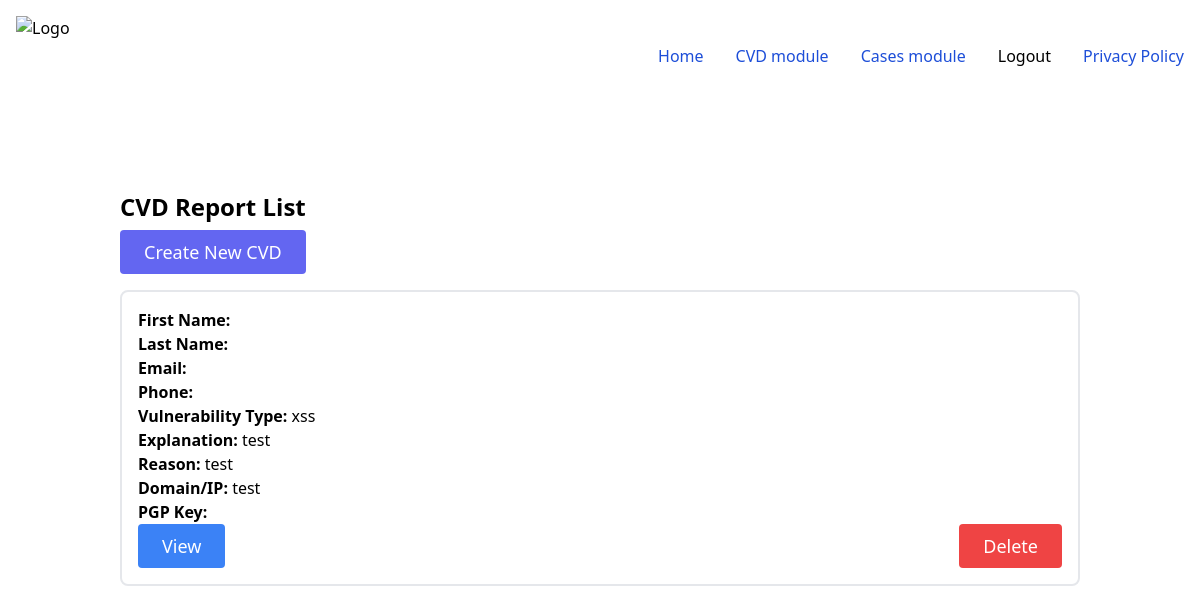
The app's page /cvd/ (signed in), older data.
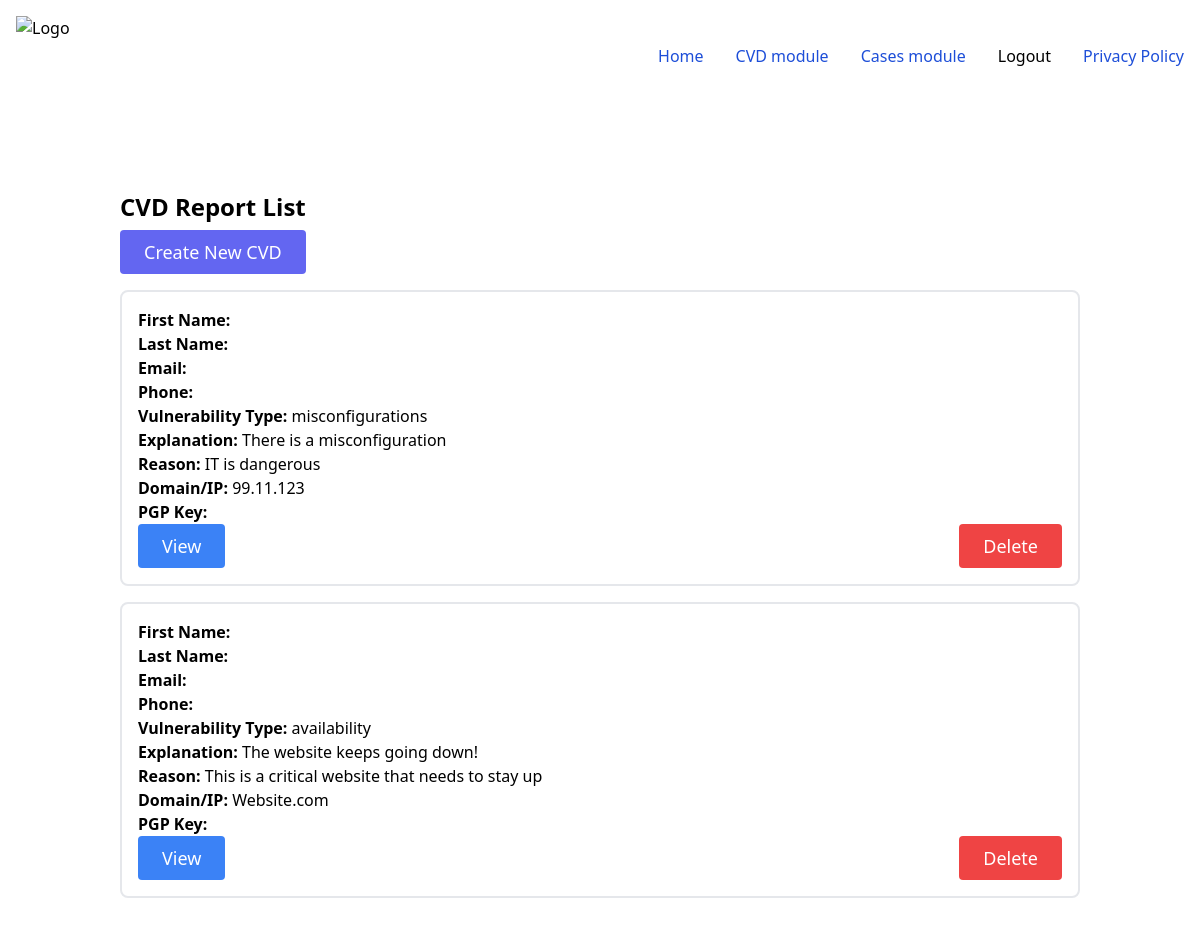
The same page, newer data.
### cvd_service/models.py (models this page shows, shortened)
class CvdReport(models.Model):
    VULNERABILITY_TYPES = (
        ('injection', 'Injection'),
        ('broken_auth', 'Broken Authentication'),
        ('data_exposure', 'Sensitive Data Exposure'),
        ('xxe', 'XML External Entities (XXE)'),
        ('misconfigurations', 'Security Misconfigurations'),
        ('xss', 'Cross-Site Scripting (XSS)'),
        ('access_control', 'Broken Access Control'),
        ('insecure_deserialization', 'Insecure Deserialization'),
        ('availability', 'Availability'),
        ('integrity', 'Integrity'),
        ('confidentiality', 'Confidentiality'),
    )
    """
    Applicable reference(s):
    A3:2017-Sensitive Data Exposure

    """
    first_name = encrypt(models.CharField(
        max_length=100, blank=True, null=True))
    last_name = encrypt(models.CharField(
        max_length=100, blank=True, null=True))
    email = encrypt(models.EmailField())  # Email is required
    phone = encrypt(models.CharField(max_length=20, blank=True, null=True))
    vulnerability_type = models.CharField(
        max_length=30, choices=VULNERABILITY_TYPES)  # Vulnerability type is required
    explanation = models.TextField()  # Explanation is required
    vulnerability_reason = models.TextField()  # Reason is required
    domain_or_ip = models.TextField()  # Domain/IP is required
    pgp_key = encrypt(models.TextField())

### cvd_service/views.py (the view)
# urls.py: path("", views.CVDListView.as_view(), name='cvd_list'),
class CVDListView(LoginRequiredMixin, generic.ListView):
    model = CvdReport
    template_name = 'cvd_service/cvd_list.html'
    context_object_name = 'cvd_list'
    def get_queryset(self):
        try:
            return CvdReport.objects.all()
        except Exception as e:
            logger.error('Error in CVDListView.get_queryset: %s', e)
            raise

### cvd_service/templates/cvd_service/cvd_list.html (shortened to what this page needs)
{% extends 'base_app/base.html' %}  {% block content %}
<div class="container mx-auto px-4 sm:px-8">
  <div class="py-8">
    <h2 class="text-2xl font-semibold leading-tight">CVD Report List</h2>
    <div class="my-2 flex sm:flex-row flex-col">
      <a
        href="{% url 'cvd_service:create_cvd' %}"
        class="text-white bg-indigo-500 border-0 py-2 px-6 focus:outline-none hover:bg-indigo-600 rounded text-lg"
        >Create New CVD</a
      >
    </div>
    {% if not cvd_list %}
    <p>There are no active CVD reports.</p>
    {% else %} {% for cvd in cvd_list %}
    <div class="py-2">
      <div class="flex flex-col border-2 rounded-lg p-4 bg-white">
        <p><strong>First Name:</strong> {{ cvd.first_name }}</p>
        <p><strong>Last Name:</strong> {{ cvd.last_name }}</p>
        <p><strong>Email:</strong> {{ cvd.email }}</p>
        <p><strong>Phone:</strong> {{ cvd.phone }}</p>
        <p><strong>Vulnerability Type:</strong> {{ cvd.vulnerability_type }}</p>
        <p><strong>Explanation:</strong> {{ cvd.explanation }}</p>
        <p><strong>Reason:</strong> {{ cvd.vulnerability_reason }}</p>
        <p><strong>Domain/IP:</strong> {{ cvd.domain_or_ip }}</p>
        <p><strong>PGP Key:</strong> {{ cvd.pgp_key }}</p>
        {% if user.is_authenticated %}
        <div class="flex justify-between">
          <a
            href="{% url 'cvd_service:cvd_detail' cvd.id %}"
            class="text-white bg-blue-500 border-0 py-2 px-6 focus:outline-none hover:bg-blue-600 rounded text-lg"
            >View</a
          >
          <form
            method="POST"
            action="{% url 'cvd_service:delete_cvd' cvd.id %}"
          >
            <button
              type="submit"
              class="text-white bg-red-500 border-0 py-2 px-6 focus:outline-none hover:bg-red-600 rounded text-lg"
            >
              Delete
            </button>
          </form>
        </div>
        {% endif %}
      </div>
    </div>
    {% endfor %} {% endif %}
  </div>
</div>
{% endblock %}

### base_app/templates/base_app/base.html (shortened to what this page needs)
<!DOCTYPE html>
<html>
  <head>
    <script src="https://cdn.tailwindcss.com"></script>
  </head>
  <body>
    <nav class="bg-white border-gray-200 dark:bg-gray-900">
      <div
        class="max-w-screen-xl flex flex-wrap items-center justify-between mx-auto p-4"
      >
        <a href="{% url 'home' %}" class="flex items-center">
          <img
            src="https://allvectorlogo.com/img/2019/08/national-cyber-security-centre-ncsc-logo-vector.png"
            class="h-20 mr-3"
            alt="Logo"
          />
        </a>
        <div class="hidden w-full md:block md:w-auto" id="navbar-default">
          <ul
            class="font-medium flex flex-col p-4 md:p-0 mt-4 border border-gray-100 rounded-lg bg-gray-50 md:flex-row md:space-x-8 md:mt-0 md:border-0 md:bg-white dark:bg-gray-800 md:dark:bg-gray-900 dark:border-gray-700"
          >
            <li>
              <a
                href="{% url 'home' %}"
                class="block py-2 pl-3 pr-4 text-white bg-blue-700 rounded md:bg-transparent md:text-blue-700 md:p-0 dark:text-white md:dark:text-blue-500"
                aria-current="page"
                >Home</a
              >
            </li>
            {% if user.is_authenticated %}
            <li>
              <a
                href="{% url 'cvd_service:cvd_list' %}"
                class="block py-2 pl-3 pr-4 text-white bg-blue-700 rounded md:bg-transparent md:text-blue-700 md:p-0 dark:text-white md:dark:text-blue-500"
                aria-current="page"
                >CVD module</a
              >
            </li>
            <li>
              <a
                href="{% url 'cases_service:case_list' %}"
                class="block py-2 pl-3 pr-4 text-white bg-blue-700 rounded md:bg-transparent md:text-blue-700 md:p-0 dark:text-white md:dark:text-blue-500"
                aria-current="page"
                >Cases module</a
              >
            </li>
            {% endif %} {% if user.is_authenticated %}
            <li><a href="{% url 'logout' %}">Logout</a></li>
            {% else %}
            <li><a href="{% url 'login' %}">Login</a></li>
            {% endif %}
            <li>
              <a
                href="{% url 'privacy_policy' %}"
                class="block py-2 pl-3 pr-4 text-white bg-blue-700 rounded md:bg-transparent md:text-blue-700 md:p-0 dark:text-white md:dark:text-blue-500"
                aria-current="page"
                >Privacy Policy</a
              >
            </li>
          </ul>
        </div>
      </div>
    </nav>
    <main class="container mx-auto pt-12">
      {% block content %} {% endblock %}
    </main>
  </body>
</html>

Row changes from the older to the newer data that the page shows:
removed CvdReport: vulnerability_type "xss", explanation "test", vulnerability_reason "test", domain_or_ip "test"
added CvdReport: vulnerability_type "misconfigurations", explanation "There is a misconfiguration", vulnerability_reason "IT is dangerous", domain_or_ip "99.11.123"
added CvdReport: vulnerability_type "availability", explanation "The website keeps going down!", vulnerability_reason "This is a critical website that needs to stay up", domain_or_ip "Website.com"
